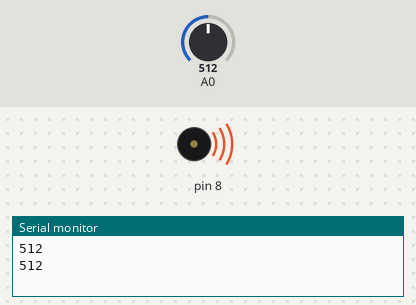
The sketch below on a simulated Arduino Uno, built with avr-gcc and run on an emulated ATmega328P. Shown: buzzer (waves = sounding), the last lines printed to the serial monitor. Inputs (shaded band) come from the test bench; at power-on: A0 = 512.

Above: at 2.8 s.
2.9 s: A0 set to 882
5.6 s: A0 set to 910
At 7.1 s:
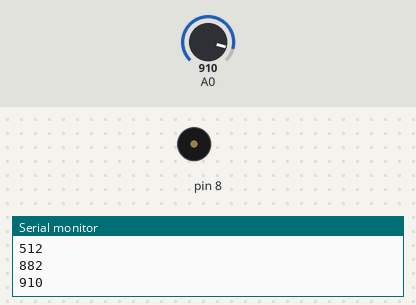
8.3 s: A0 set to 890
At 11.2 s:
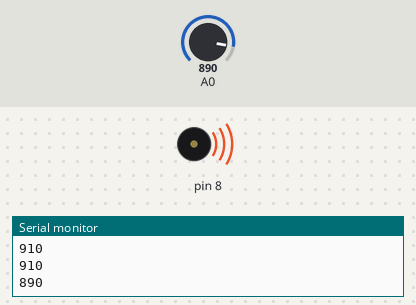
11.5 s: A0 set to 900
At 12.9 s:
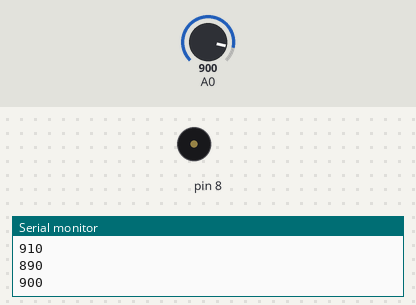
Timing chart, 0 to 14.5 s (numbered marks = the images above; inputs shaded):
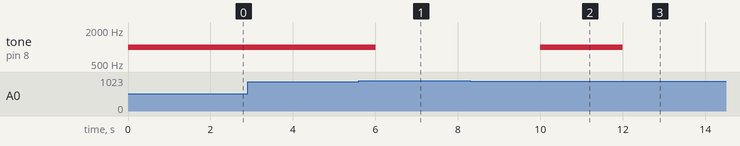

The sketch:

exercicio-01.ino
```cpp
void setup()
{
  pinMode(8, OUTPUT);
  Serial.begin(9600);
}

void loop()
{
  int photoResistorValue = analogRead(A0);

  (photoResistorValue < 900) ? tone(8, 1000) : noTone(8);

  Serial.println(photoResistorValue);
  delay(2000);
}
```

Measured:
- the behaviour switches between 899 and 900 on A0 (found by bisection; images 0 and 1)
- after the input at 5.6 s, tone on pin 8: 1000 Hz → silent after 0.40 s
- after the input at 8.3 s, tone on pin 8: silent → 1000 Hz after 1.7 s
- after the input at 11.5 s, tone on pin 8: 1000 Hz → silent after 0.50 s
